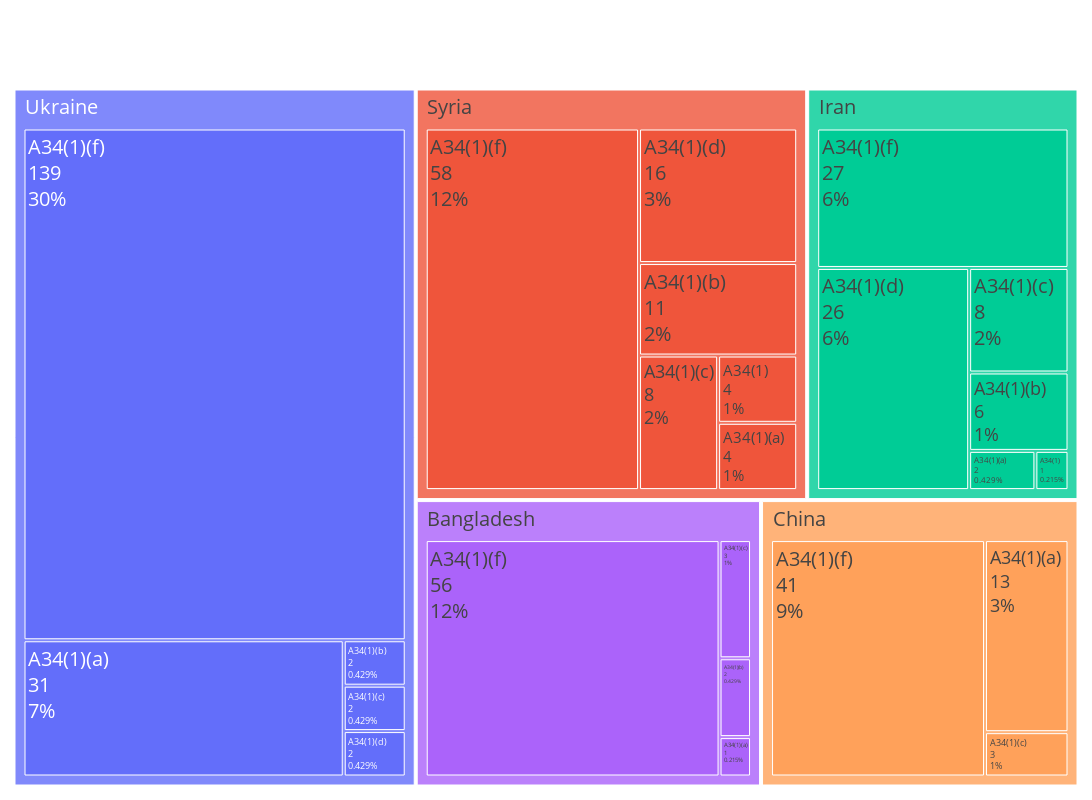

Notebook code cell kept with this figure:
### Markdown cell above
## 8. A34(1) Grounds – What is Behind the Refusals?

To better understand the nature of A34(1) refusals, we broke down the specific inadmissibility grounds for the top five countries with the highest refusal counts. Here is what stood out:

- Ukraine: Around 80% of the refusals fall under A34(1)(f), with the rest mostly under (a). Interestingly, almost all of these refusals are for temporary resident applications.

- Bangladesh: About 90% of refusals are based on A34(1)(f), and like Syria, most refusals are for permanent residents.

- Iran: Refusals are more evenly distributed across multiple grounds—A34(1)(f), (d), (c), and (b)—suggesting a broader application of inadmissibility clauses in their case.

- Syria: Around 50% of refusals fall under (f), but there is also a significant number under (d), (b), and (c). These are again mostly permanent resident cases.

- China: Roughly 70% are based on A34(1)(f), with smaller shares under (a) and (c).

### Code cell
fig_top10 = px.treemap(
    df_top,
    path=["country", "inadmissibility_grounds"],
    values="count",
    hover_data=["count"],
)

fig_top10.update_traces(
    textinfo="label+value+percent entry"
)

fig_top10.update_layout(
    width=1400,
    height=800,
    margin=dict(t=50, l=5, r=5, b=5),
    font=dict(
        size=20
    ),
    title_font_size=24
)

fig_top10.show()

### Figure 1 — Plotly figure (JSON) as saved in the notebook; plotly's stock layout.template omitted (floating-point values rounded to 4 significant figures)
{"data": [{"branchvalues": "total", "customdata": [[1.0], [4.0], [1.0], [13.0], [2.0], [4.0], [31.0], [2.0], [6.0], [11.0], [2.0], [3.0], [8.0], [3.0], [8.0], [2.0], [26.0], [16.0], [2.0], [56.0], [41.0], [27.0], [58.0], [139.0], [70.0], [101.0], [62.0], [57.0], [176.0]], "domain": {"x": [0, 1], "y": [0, 1]}, "hovertemplate": "labels=%{label}<br>count=%{customdata[0]}<br>parent=%{parent}<br>id=%{id}<extra></extra>", "ids": ["Iran/A34(1)", "Syria/A34(1)", "Bangladesh/A34(1)(a)", "China/A34(1)(a)", "Iran/A34(1)(a)", "Syria/A34(1)(a)", "Ukraine/A34(1)(a)", "Bangladesh/A34(1)(b)", "Iran/A34(1)(b)", "Syria/A34(1)(b)", "Ukraine/A34(1)(b)", "Bangladesh/A34(1)(c)", "Iran/A34(1)(c)", "China/A34(1)(c)", "Syria/A34(1)(c)", "Ukraine/A34(1)(c)", "Iran/A34(1)(d)", "Syria/A34(1)(d)", "Ukraine/A34(1)(d)", "Bangladesh/A34(1)(f)", "China/A34(1)(f)", "Iran/A34(1)(f)", "Syria/A34(1)(f)", "Ukraine/A34(1)(f)", "Iran", "Syria", "Bangladesh", "China", "Ukraine"], "labels": ["A34(1)", "A34(1)", "A34(1)(a)", "A34(1)(a)", "A34(1)(a)", "A34(1)(a)", "A34(1)(a)", "A34(1)(b)", "A34(1)(b)", "A34(1)(b)", "A34(1)(b)", "A34(1)(c)", "A34(1)(c)", "A34(1)(c)", "A34(1)(c)", "A34(1)(c)", "A34(1)(d)", "A34(1)(d)", "A34(1)(d)", "A34(1)(f)", "A34(1)(f)", "A34(1)(f)", "A34(1)(f)", "A34(1)(f)", "Iran", "Syria", "Bangladesh", "China", "Ukraine"], "name": "", "parents": ["Iran", "Syria", "Bangladesh", "China", "Iran", "Syria", "Ukraine", "Bangladesh", "Iran", "Syria", "Ukraine", "Bangladesh", "Iran", "China", "Syria", "Ukraine", "Iran", "Syria", "Ukraine", "Bangladesh", "China", "Iran", "Syria", "Ukraine", "", "", "", "", ""], "textinfo": "label+value+percent entry", "type": "treemap", "values": [1.0, 4.0, 1.0, 13.0, 2.0, 4.0, 31.0, 2.0, 6.0, 11.0, 2.0, 3.0, 8.0, 3.0, 8.0, 2.0, 26.0, 16.0, 2.0, 56.0, 41.0, 27.0, 58.0, 139.0, 70.0, 101.0, 62.0, 57.0, 176.0]}], "layout": {"font": {"size": 20}, "height": 800, "legend": {"tracegroupgap": 0}, "margin": {"b": 5, "l": 5, "r": 5, "t": 50}, "title": {"font": {"size": 24}}, "width": 1400}}
